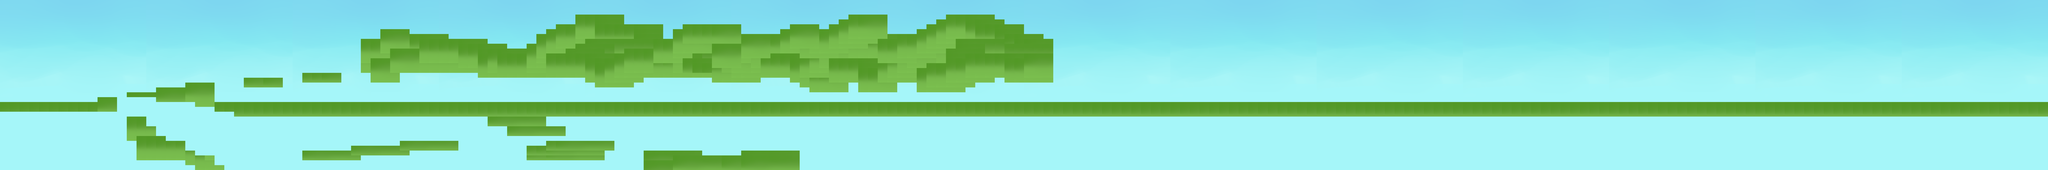

This is a level from a 2D game, rendered from its Tiled map with the project's own tilesets. A one-line summary and the map file follow, with tile-layer data summarised:
An orthogonal 210x35 tile map with 64x32 px tiles, 2 tile layers (Capa de Patrones 1, PastoChido), 2 hidden layers not drawn, 2 tilesets.

<map version="1.0" orientation="orthogonal" renderorder="right-down" width="210" height="35" tilewidth="64" tileheight="32" nextobjectid="1">
 <tileset firstgid="1" name="pastochido" tilewidth="64" tileheight="32" tilecount="30" columns="6">
  <image source="pastochido.png" trans="ff00ff" width="439" height="177" />
  <tile id="0">
   <properties>
    <property name="tipo" value="pasto" />
   </properties>
  </tile>
  <tile id="1">
   <properties>
    <property name="tipo" value="pasto" />
   </properties>
  </tile>
  <tile id="2">
   <properties>
    <property name="tipo" value="pasto" />
   </properties>
  </tile>
  <tile id="3">
   <properties>
    <property name="tipo" value="pasto" />
   </properties>
  </tile>
  <tile id="4">
   <properties>
    <property name="tipo" value="pasto" />
   </properties>
  </tile>
  <tile id="5">
   <properties>
    <property name="tipo" value="pasto" />
   </properties>
  </tile>
  <tile id="6">
   <properties>
    <property name="tipo" value="pasto" />
   </properties>
  </tile>
  <tile id="7">
   <properties>
    <property name="tipo" value="pasto" />
   </properties>
  </tile>
  <tile id="8">
   <properties>
    <property name="tipo" value="pasto" />
   </properties>
  </tile>
  <tile id="9">
   <properties>
    <property name="tipo" value="pasto" />
   </properties>
  </tile>
  <tile id="10">
   <properties>
    <property name="tipo" value="pasto" />
   </properties>
  </tile>
  <tile id="11">
   <properties>
    <property name="tipo" value="pasto" />
   </properties>
  </tile>
  <tile id="12">
   <properties>
    <property name="tipo" value="pasto" />
   </properties>
  </tile>
  <tile id="13">
   <properties>
    <property name="tipo" value="pasto" />
   </properties>
  </tile>
  <tile id="14">
   <properties>
    <property name="tipo" value="pasto" />
   </properties>
  </tile>
  <tile id="15">
   <properties>
    <property name="tipo" value="pasto" />
   </properties>
  </tile>
  <tile id="16">
   <properties>
    <property name="tipo" value="pasto" />
   </properties>
  </tile>
  <tile id="17">
   <properties>
    <property name="tipo" value="pasto" />
   </properties>
  </tile>
  <tile id="18">
   <properties>
    <property name="tipo" value="pasto" />
   </properties>
  </tile>
  <tile id="19">
   <properties>
    <property name="tipo" value="pasto" />
   </properties>
  </tile>
  <tile id="20">
   <properties>
    <property name="tipo" value="pasto" />
   </properties>
  </tile>
  <tile id="21">
   <properties>
    <property name="tipo" value="pasto" />
   </properties>
  </tile>
  <tile id="22">
   <properties>
    <property name="tipo" value="pasto" />
   </properties>
  </tile>
  <tile id="23">
   <properties>
    <property name="tipo" value="pasto" />
   </properties>
  </tile>
  <tile id="24">
   <properties>
    <property name="tipo" value="pasto" />
   </properties>
  </tile>
  <tile id="25">
   <properties>
    <property name="tipo" value="pasto" />
   </properties>
  </tile>
  <tile id="26">
   <properties>
    <property name="tipo" value="pasto" />
   </properties>
  </tile>
  <tile id="27">
   <properties>
    <property name="tipo" value="pasto" />
   </properties>
  </tile>
  <tile id="28">
   <properties>
    <property name="tipo" value="pasto" />
   </properties>
  </tile>
  <tile id="29">
   <properties>
    <property name="tipo" value="pasto" />
   </properties>
  </tile>
 </tileset>
 <tileset firstgid="31" name="cielo" tilewidth="64" tileheight="32" tilecount="375" columns="15">
  <image source="cielo.png" trans="ffffff" width="1000" height="800" />
 </tileset>
 <layer name="Capa de Patrones 1" width="210" height="35">
  <data>[7350 cells, 7350 non-empty, 314 distinct tile ids]</data>
 </layer>
 <layer name="Arbol Chido" width="210" height="35" visible="0">
  <data>[7350 cells, 0 non-empty, 0 distinct tile ids]</data>
 </layer>
 <layer name="Nubes Chido" width="210" height="35" visible="0">
  <data>[7350 cells, 0 non-empty, 0 distinct tile ids]</data>
 </layer>
 <layer name="PastoChido" width="210" height="35">
  <data>[7350 cells, 1617 non-empty, 24 distinct tile ids]</data>
 </layer>
</map>